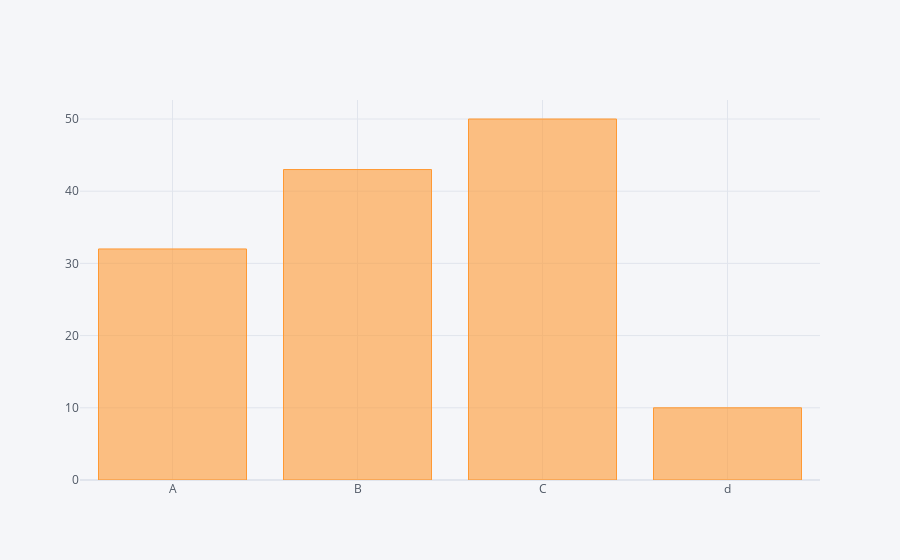

Source (notebook cell):
### Markdown cell above
## Bar Plots

### Code cell
df2.iplot(kind='bar',x='Category',y='Values')

### Figure 1 — Plotly figure (JSON) as saved in the notebook; plotly's stock layout.template omitted (floating-point values rounded to 4 significant figures)
{"data": [{"marker": {"color": "rgba(255, 153, 51, 0.6)", "line": {"color": "rgba(255, 153, 51, 1.0)", "width": 1}}, "name": "Values", "orientation": "v", "text": "", "type": "bar", "x": ["A", "B", "C", "d"], "y": [32, 43, 50, 10]}], "layout": {"legend": {"bgcolor": "#F5F6F9", "font": {"color": "#4D5663"}}, "paper_bgcolor": "#F5F6F9", "plot_bgcolor": "#F5F6F9", "title": {"font": {"color": "#4D5663"}}, "xaxis": {"gridcolor": "#E1E5ED", "showgrid": true, "tickfont": {"color": "#4D5663"}, "title": {"font": {"color": "#4D5663"}, "text": ""}, "zerolinecolor": "#E1E5ED"}, "yaxis": {"gridcolor": "#E1E5ED", "showgrid": true, "tickfont": {"color": "#4D5663"}, "title": {"font": {"color": "#4D5663"}, "text": ""}, "zerolinecolor": "#E1E5ED"}}}
